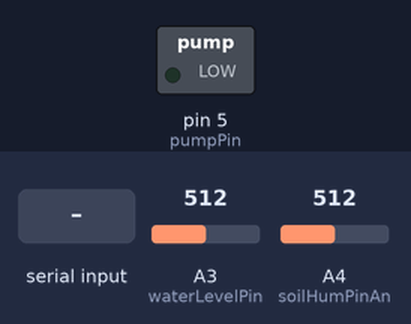
The sketch below on a simulated Arduino Uno, built with avr-gcc and run on an emulated ATmega328P. Parts: switched loads named in the sketch (green lamp = pin HIGH). The inputs (shaded band) are chosen by the test bench; at power-on: A3 (waterLevelPin) = 512, A4 (soilHumPinAn) = 512. What the sketch prints to the serial monitor is not drawn.

Above: at 1.2 s.
1.3 s: "3" received over Serial
At 1.6 s:
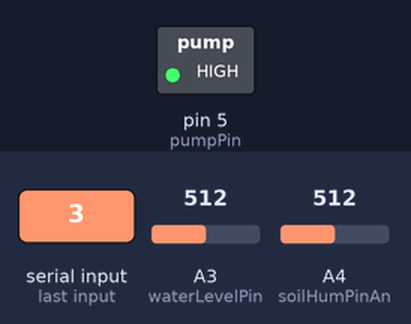
2.8 s: "1" received over Serial
Timing chart, 0 to 5.8 s (numbered marks = the images above; inputs shaded):
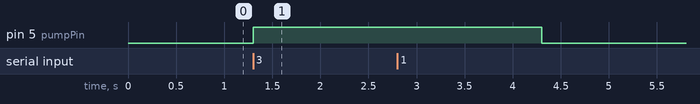

The sketch:

SmartLeaf.ino
```cpp
#define soilHumPinAn A4  // SoilHumidity pin (analog one)
#define waterLevelPin A3 // Water level sensors pin (analog one)
#define soilHumPinDig 2  // SoilHumidity pin (digital one)
#define pumpPin 5        // Pump activation pin (digital one)

// Defines the acceptable error of the sensors (so things don't update if the difference isn't bigger than the PRECISION_ERROR)
#define PRECISION_ERROR 20

// Defines how long will the pump be activated for (in milliseconds)
#define pumpInterval 3000

// Verifies every hour(in milliseconds) if the soil humidity is at it's target value
#define autoModeInterval 3600000

// Variables used to calculate intervals
long int previousMillisPump = 0;
long int previousMillisAutoMode = 0;

float maxMoisture = 2000; // target moisture to reach
int state = 0;            // recieved state from the phone
int soilHum = 0;          // read measured data of the soil humidity sensor
int waterLevel = 0;       // read measured data of the water level sensor
bool pumpDone = true;     // trigger for keeping the pump on and stopping it

void setup()
{
  // Setting up the pins
  pinMode(soilHumPinAn, INPUT);
  pinMode(soilHumPinDig, INPUT);
  pinMode(waterLevelPin, INPUT);
  pinMode(pumpPin, OUTPUT);

  // Making sure no leak of voltage activates the pump by accident
  digitalWrite(pumpPin, LOW);
  // Opening the serial for communication with the bluetooth module
  Serial.begin(9600);
}

void loop()
{
  // Temporaries for reading the measured data to be verified after
  int tempSoilHum = analogRead(soilHumPinAn);
  int tempWaterLevel = analogRead(waterLevelPin);

  // If the measured data has a difference of PRECISION_ERROR with the last read, then don't change it, else change it
  if (abs((soilHum - tempSoilHum)) > PRECISION_ERROR)
  {
    soilHum = tempSoilHum;
  }
  else
  {
    soilHum = soilHum;
  }

  if (abs((waterLevel - tempWaterLevel)) > PRECISION_ERROR)
  {
    waterLevel = tempWaterLevel;
  }
  else
  {
    waterLevel = waterLevel;
  }

  // If the autoModeInterval passed we check if the moisture level we read is lower(yes, a bigger number means a lesser moist soil) than the maxMoisture set by the user
  if (((millis() - previousMillisAutoMode) > autoModeInterval) && (soilHum > maxMoisture - PRECISION_ERROR))
  {
    previousMillisAutoMode = millis();
    digitalWrite(pumpPin, HIGH);
    previousMillisPump = millis();
    pumpDone = false;
  }

  if (Serial.available() > 0) // Checks whether data is comming from the serial port
    state = Serial.read();    // Reads the data from the serial ports

  // State '1' is "interogation state", we write the read data from the sensors with a ',' between them
  // The phone app does the "decoding"
  if (state == '1')
  {
    Serial.println(String(soilHum) + "," + String(waterLevel));
    state = 0;
  }

  // State '2' is "set state", after this signal is set we wait for more data to recieve
  if (state == '2')
  {
    // Close the pump in case of recieving new data (so it doesn't stay on while we wait)
    digitalWrite(pumpPin, LOW);
    int bytesRead[2];

    while (Serial.available() != 1) // Await the next set of instruction (that being the target moisture)
    {
    }

    // Read the target moisture (it's in percentage)
    maxMoisture = (float)Serial.read();
    // Transform it in raw analog data to make comparisons more easy
    maxMoisture = ceil(1024 - ((1024 * maxMoisture) / 100));
    // Revert the state to 0 so we can read other states
    state = 0;
  }

  // State '3' is "activation" signal, here we just activate the pump pin with a high voltage so it waters the plants
  if (state == '3')
  {
    digitalWrite(pumpPin, HIGH);
    previousMillisPump = millis();
    pumpDone = false;

    state = 0;
  }

  // Check to see if the interval of the pump passed and it's running so we can close it
  if (millis() - previousMillisPump > pumpInterval && !pumpDone)
  {
    digitalWrite(pumpPin, LOW);
    pumpDone = true;
  }
}
```

Measured:
- after the input at 1.3 s, pin 5 (pumpPin): LOW → HIGH at once
